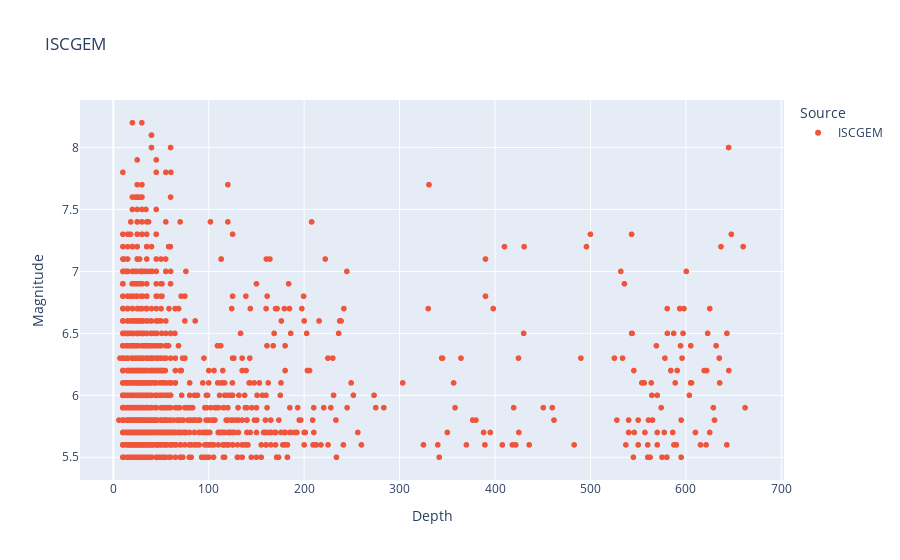

Here is the notebook cell this chart was saved with:
### Code cell
Source5 = earthquakes[earthquakes.Source.isin(['ISCGEM'])]
px.scatter(
    Source5,
    x='Depth',
    y='Magnitude',
    color='Source',
    title ='ISCGEM',
    color_discrete_map={'CI': 'BLACK'},
    hover_name='Source'
)

### Figure 1 — Plotly figure (JSON) as saved in the notebook; plotly's stock layout.template omitted (floating-point values rounded to 4 significant figures; data arrays with more than 128 entries replaced by an {"elided": "..."} marker saying what was removed)
{"data": [{"hovertemplate": "<b>%{hovertext}</b><br><br>Source=ISCGEM<br>Depth=%{x}<br>Magnitude=%{y}<extra></extra>", "hovertext": {"elided": "2460 str values"}, "legendgroup": "ISCGEM", "marker": {"color": "#EF553B", "symbol": "circle"}, "mode": "markers", "name": "ISCGEM", "showlegend": true, "type": "scattergl", "x": {"elided": "2460 float values"}, "xaxis": "x", "y": {"elided": "2460 float values"}, "yaxis": "y"}], "layout": {"legend": {"title": {"text": "Source"}, "tracegroupgap": 0}, "title": {"text": "ISCGEM"}, "xaxis": {"anchor": "y", "domain": [0, 1], "title": {"text": "Depth"}}, "yaxis": {"anchor": "x", "domain": [0, 1], "title": {"text": "Magnitude"}}}}
